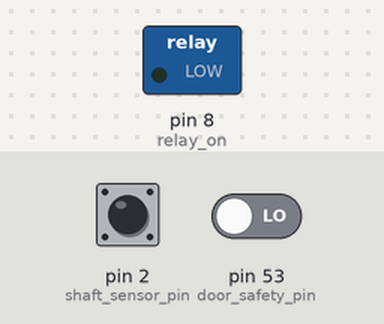
Simulated run of this program. Board: Arduino Mega 2560, built with avr-gcc and run on an emulated ATmega2560. Shown: switched loads named in the program (green lamp = pin HIGH). The inputs (shaded band) are chosen by the test bench; at power-on: pin 2 (shaft_sensor_pin) LOW, pin 53 (door_safety_pin) LOW.

Above: at 1.2 s.
1.3 s: pin 2 (shaft_sensor_pin) pulsed HIGH 2 times (0.12 s each, 0.3 s apart)
At 2.9 s:
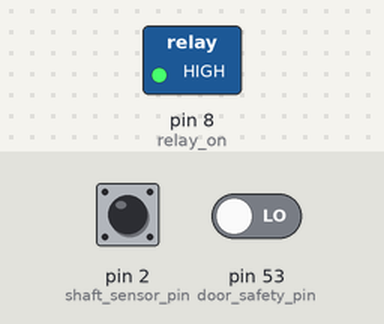
Timing chart, 0 to 5.2 s (numbered marks = the images above; inputs shaded):
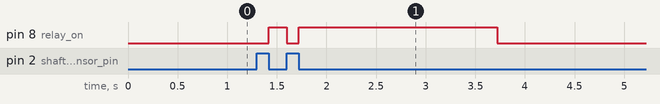

Measured:
- after the input at 1.3 s, pin 8 (relay_on): LOW → HIGH after 0.12 s, → LOW 0.18 s later, → HIGH 0.12 s later, → LOW 2.0 s later

The program:

main.cpp
```cpp
// this version of the tipBlasting code is purely intermediary before the nextion
// code is completed
#include <Arduino.h>
#include <SoftwareSerial.h>
#include <avr/wdt.h>

// convenience defines
#define RELAY_ON            digitalWrite(8, HIGH)
#define RELAY_OFF           digitalWrite(8, LOW)
#define SHAFT_SENSOR_PIN    digitalRead(2)
#define DOOR_SENSOR_PIN     digitalRead(53) // 5V=DOOR OPEN / GND=DOOR CLOSED

unsigned long debounce_timeout    = 250;  // milliseconds
unsigned long last_debounce_time  = 0;   // milliseconds
unsigned long led_on_time         = 2000; // milliseconds.. whatever you set this to will be the starting time
unsigned long last_led_start_time = 0;
unsigned long total_shaft_count   = 0;

boolean prev_sensor_value     = true; // PULL-UP, AKA no shaft present = HIGH
boolean turn_on_blaster_relay = false;

void delaySafeMillis(unsigned long timeToWaitMilli) {
  unsigned long start_time = millis();
  while (millis() - start_time <= timeToWaitMilli) { /* just hang out */ }
}

void setWDT(byte sWDT) {
  WDTCSR |= 0b00011000; // get register ready for writing
                        // (we have 4 CPU cycles to change the register)
  WDTCSR = sWDT | WDTO_2S; // WDT reset arduino after 4 seconds of inactivity
  wdt_reset(); // confirm the settings
}

void setup() {
  wdt_disable(); // data sheet recommends disabling wdt immediately while uC starts up

  pinMode(2, INPUT); // shaft sensor pin
  pinMode(53, INPUT); // door safety pin
  pinMode(8, OUTPUT); // relay on/off pin

  delaySafeMillis(5);

  RELAY_OFF;

  setWDT(0b00001000); // 00001000 = just reset if WDT not handled within timeframe
                      // 01001000 = set to trigger interrupt then reset
                      // 01000000 = just interrupt
}

void Start_Blasting() {
  turn_on_blaster_relay = true;
  RELAY_ON;
}

void Stop_Blasting() {
  turn_on_blaster_relay = false;
  RELAY_OFF;
}

void loop() {
  wdt_reset(); // if we don't reset the WDT within 2 seconds the arduino will restart
  bool current_shaft_sensor_value  = SHAFT_SENSOR_PIN;    // LOW = SHAFT PRESENT // HIGH = NO SHAFT PRESENT
  bool current_door_sensor_value   = DOOR_SENSOR_PIN;     // LOW = DOOR CLOSED // HIGH = DOOR OPEN

  if(millis() - last_debounce_time > debounce_timeout) {
    if(!current_door_sensor_value) {
      if (prev_sensor_value == true && current_shaft_sensor_value == false) { // check if this is a HIGH->LOW transition
        Start_Blasting();
        last_led_start_time = millis();
        last_debounce_time = last_led_start_time;
      }
    }
  }

  if (turn_on_blaster_relay) {
    if(millis() - last_led_start_time > led_on_time) { // shaft has been present for entire blast. turn off blasters
      Stop_Blasting();
    }
    else if (current_shaft_sensor_value || current_door_sensor_value) { // HIGH = NO SHAFT PRESENT
      Stop_Blasting();
    }
  }
  prev_sensor_value = current_shaft_sensor_value;
}
```
